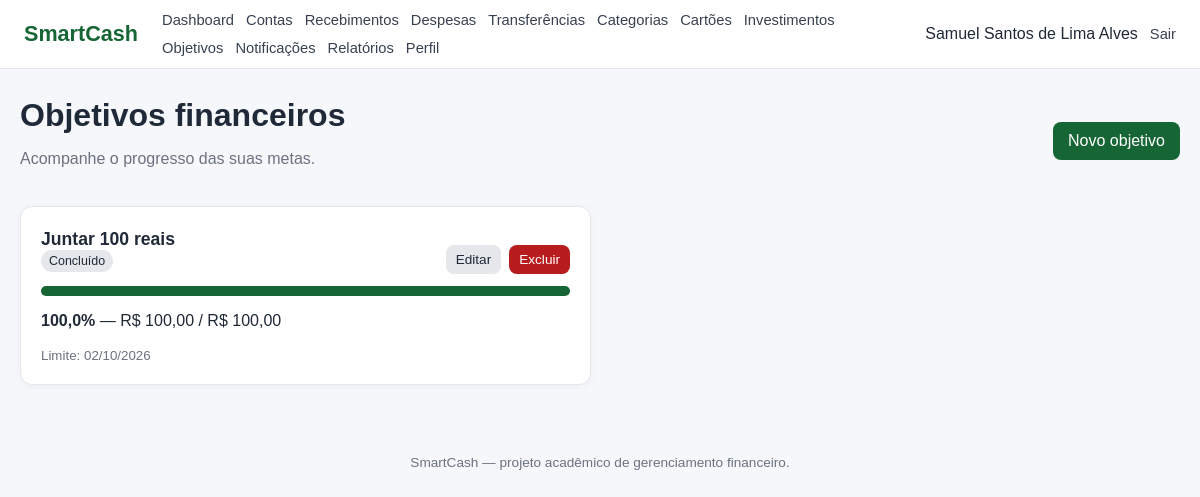
Page /objetivos/index.php (signed in) on the committed database.
### tables this page shows
CREATE TABLE `objetivo_financeiro` (
  `id_objetivo` int NOT NULL,
  `id_usuario` int NOT NULL,
  `descricao` varchar(255) NOT NULL,
  `valor_objetivo` decimal(15,2) NOT NULL,
  `valor_atual` decimal(15,2) NOT NULL DEFAULT '0.00',
  `data_limite` date DEFAULT NULL,
  `status` varchar(30) NOT NULL DEFAULT 'Em andamento'
);

### includes/functions.php (called while the page is built, shortened)
<?php
function e(mixed $value): string
{
    return htmlspecialchars(
        (string)($value ?? ''),
        ENT_QUOTES,
        'UTF-8'
    );
}
function db(): PDO
{
    global $pdo;
    return $pdo;
}
function money(float|int|string|null $value): string
{
    return 'R$ ' . number_format(
        (float)$value,
        2,
        ',',
        '.'
    );
}
function formatDateBr(?string $date): string
{
    $dt = DateTime::createFromFormat(
        'Y-m-d',
        substr($date, 0, 10)
    );
    return $dt
        ? $dt->format('d/m/Y')
        : e($date);
}

### objetivos/index.php (the view)
<?php
require_once __DIR__.'/../config/database.php';require_once __DIR__.'/../includes/auth.php';require_once __DIR__.'/../includes/functions.php';$uid=usuarioLogado();
$stmt=db()->prepare('SELECT *,CASE WHEN valor_objetivo>0 THEN LEAST(100,(valor_atual/valor_objetivo)*100) ELSE 0 END progresso FROM OBJETIVO_FINANCEIRO WHERE id_usuario=:u ORDER BY data_limite IS NULL,data_limite');$stmt->execute(['u'=>$uid]);$items=$stmt->fetchAll(PDO::FETCH_ASSOC);
$pageTitle='Objetivos financeiros';$basePath='../';require __DIR__.'/../includes/header.php';?>
<div class="page-header"><div><h1>Objetivos financeiros</h1><p class="muted">Acompanhe o progresso das suas metas.</p></div><a class="btn" href="cadastrar.php">Novo objetivo</a></div>
<div class="grid grid-2"><?php if(!$items):?><div class="card empty">Nenhum objetivo cadastrado.</div><?php else: foreach($items as $o):?><div class="card"><div class="page-header" style="margin-bottom:12px"><div><h2 style="margin:0;font-size:1.1rem"><?=e($o['descricao'])?></h2><span class="badge"><?=e($o['status'])?></span></div><div class="actions"><a class="btn btn-small btn-secondary" href="editar.php?id=<?=$o['id_objetivo']?>">Editar</a><form method="post" action="excluir.php" data-confirm="Excluir este objetivo?"><input type="hidden" name="csrf_token" value="<?=e(csrfToken())?>"><input type="hidden" name="id" value="<?=$o['id_objetivo']?>"><button class="btn btn-small btn-danger">Excluir</button></form></div></div><div class="progress"><div class="progress-bar" style="width:<?=min(100,max(0,(float)$o['progresso']))?>%"></div></div><p><strong><?=number_format((float)$o['progresso'],1,',','.')?>%</strong> — <?=money($o['valor_atual'])?> / <?=money($o['valor_objetivo'])?></p><small class="muted">Limite: <?=formatDateBr($o['data_limite'])?></small></div><?php endforeach;endif;?></div><?php require __DIR__.'/../includes/footer.php';?>

### assets/css/style.css (style rules this page uses)
* { box-sizing: border-box; }
body { margin: 0; font-family: Arial, Helvetica, sans-serif; background: #f5f7fb; color: #1f2937; }
a { color: #166534; text-decoration: none; }
.page-header { display: flex; justify-content: space-between; align-items: center; gap: 16px; margin-bottom: 22px; }
.page-header h1 { margin: 0; }
.card, .table-card, .form-card { background: #fff; border: 1px solid #e5e7eb; border-radius: 12px; padding: 20px; box-shadow: 0 2px 8px rgba(15, 23, 42, .04); }
.grid { display: grid; gap: 18px; }
.grid-2 { grid-template-columns: repeat(2, minmax(0, 1fr)); }
.btn, .button, button { display: inline-block; border: 0; border-radius: 8px; padding: 10px 15px; text-decoration: none; cursor: pointer; font-weight: 600; background: #166534; color: #fff; font: inherit; }
.btn-secondary, .secondary { background: #e5e7eb; color: #1f2937; }
.btn-danger, .danger { background: #b91c1c; color: #fff; }
.btn-small { padding: 7px 10px; font-size: .85rem; }
.actions { display: flex; gap: 8px; flex-wrap: wrap; margin-top: 18px; }
.muted { color: #6b7280; }
.progress { height: 10px; background: #e5e7eb; border-radius: 999px; overflow: hidden; }
.progress-bar { height: 100%; background: #166534; }
.badge { display: inline-block; padding: 4px 8px; border-radius: 999px; background: #e5e7eb; font-size: .78rem; }

### rows in the picture
objetivo_financeiro: descricao "Juntar 100 reais", status "Concluído", min(100,max(0,(float)$o['progresso'])) 100 (drawn), progresso "100,0", valor_atual "R$ 100,00", valor_objetivo "R$ 100,00", data_limite "02/10/2026"

### other values in the picture
$userName "Samuel Santos de Lima Alves"
